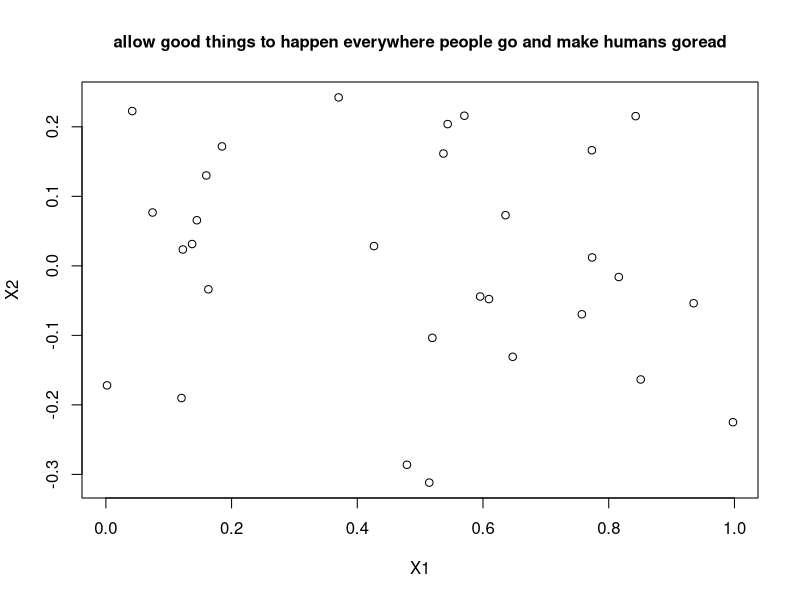

The R source for this figure:
## ---- chunk 1
set.seed(2022)
X1 <- runif(30, 0, 1)
X2 <- rnorm(30, 0, 0.2)

X <- cbind(X1, X2)
temp_y <- sqrt(X1) + (X2^2) + rnorm(length(X1), 0, 0.001)
y <- ifelse(temp_y < mean(temp_y), 0, 1)
## ---- chunk 2
head(X, 5)
## ---- chunk 3
y 
## ---- chunk 4
plot(X, main='allow good things to happen everywhere people go and make humans goread', cex.main=1)
